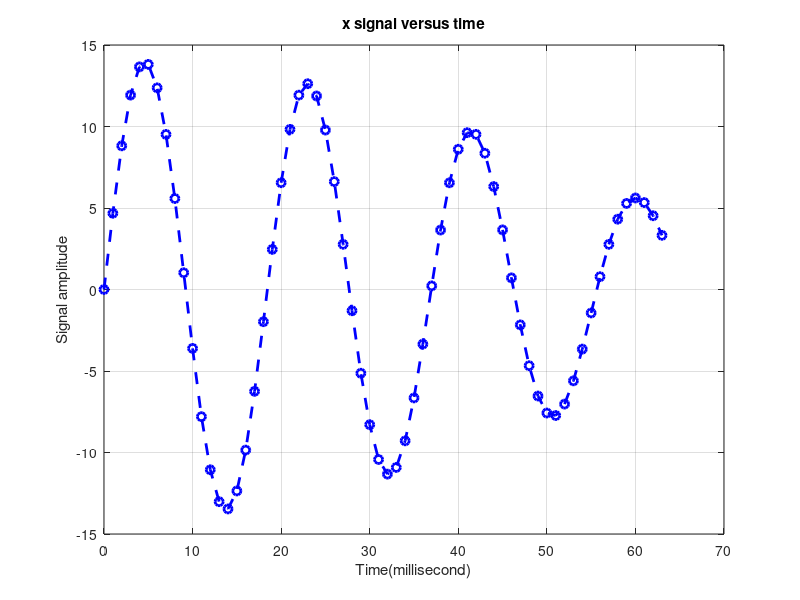
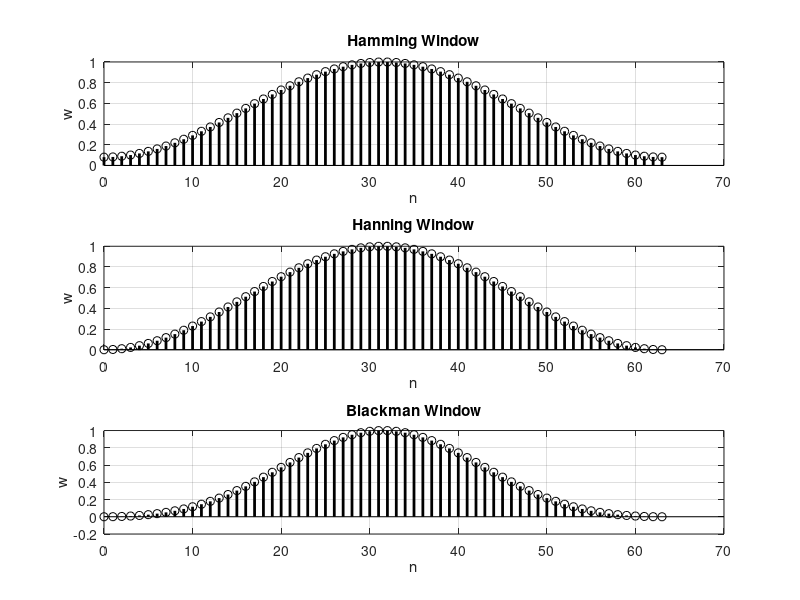
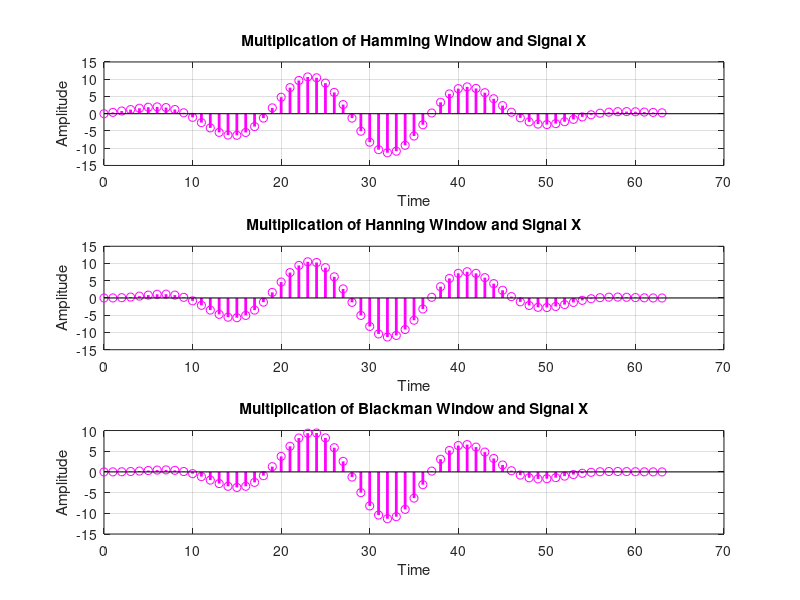

Source code (MATLAB) for these figures, in order: (Note: this script raises an error after producing the figures.)
%% DFT Leakage Minimization (filtering) using Hamming window function
clc;
clear;
close all;
Fs = 64000;                   % Sampling frequency (64KHz)
Ts = 1/Fs;                     % seconds
N = 64;                         %Number of DFT Points     
n = 0:N-1;
x= 8*sin(2*pi*3300*n*Ts) + 6*sin(2*pi*3700*n*Ts);     
% Plot first N discrete values of signal x:
figure(1);
plot(n,x,'b--o','LineWidth',2);
grid on;
xlabel('Time(millisecond)');
ylabel('Signal amplitude')
title('x signal versus time');     

%% Window Builtin Function
% w_Ham = hamming(N)';
% w_Han = hanning(N)';
% w_B = blackman(N)';

%% Window Function
w_Ham = 0.54 - 0.46*cos(2*pi*(n/(N-1)));      %Define Hamming window function
w_Han = 0.50 - 0.50*cos(2*pi*(n/(N-1)));      %Define Hamming window function
w_B = 0.42 - 0.5*cos(2*pi*(n/(N-1))) + 0.08*cos(4*pi*(n/(N-1)));     %Define Blackman window function

figure(2)
subplot(3,1,1)
stem(n,w_Ham,'k','LineWidth',2)
grid on
title('Hamming Window')
xlabel('n')
ylabel('w')

subplot(3,1,2)
stem(n,w_Han,'k','LineWidth',2);
grid on;
title('Hanning Window');
xlabel('n');
ylabel('w')

subplot(3,1,3)
stem(n,w_B,'k','LineWidth',2);
grid on;
title('Blackman Window');
xlabel('n');
ylabel('w')


%% Multiplication of Window function and signal x:
x_Ham = x.*w_Ham;               
x_Han = x.*w_Han;               
x_B = x.*w_B;               
figure(3)
subplot(3,1,1)
stem(n,x_Ham,'m','LineWidth',2);
grid on;
title('Multiplication of Hamming Window and Signal X');
xlabel('Time');
ylabel('Amplitude')

subplot(3,1,2)
stem(n,x_Han,'m','LineWidth',2);
grid on;
title('Multiplication of Hanning Window and Signal X');
xlabel('Time');
ylabel('Amplitude')

subplot(3,1,3)
stem(n,x_B,'m','LineWidth',2);
grid on;
title('Multiplication of Blackman Window and Signal X');
xlabel('Time');
ylabel('Amplitude')

%% DFT of signal x
[~,X_mag,~] = dft(x,N);
%% DFT of signal x with window
[~,X_dft_Ham,~] = dft(x_Ham, N);     
[~,X_dft_Han,~] = dft(x_Han, N);     
[~,X_dft_B,~] = dft(x_B, N);

figure(4) 
plot(n,X_mag,'g--o','LineWidth',1)
grid on;
hold on;
plot(n,X_dft_Ham,'r--o','LineWidth',1)
grid on;
hold on;
plot(n,X_dft_Han,'b--o','LineWidth',1)
grid on;
hold on;
plot(n,X_dft_B,'k--o','LineWidth',1)
grid on;
title('DFT Magnitudes of x after using Window')
xlabel('Frequency(KHz)')
ylabel('Magnitude')
legend('Without Window','Hamming Window','Hanning Window','Blackman Window','location','north');



